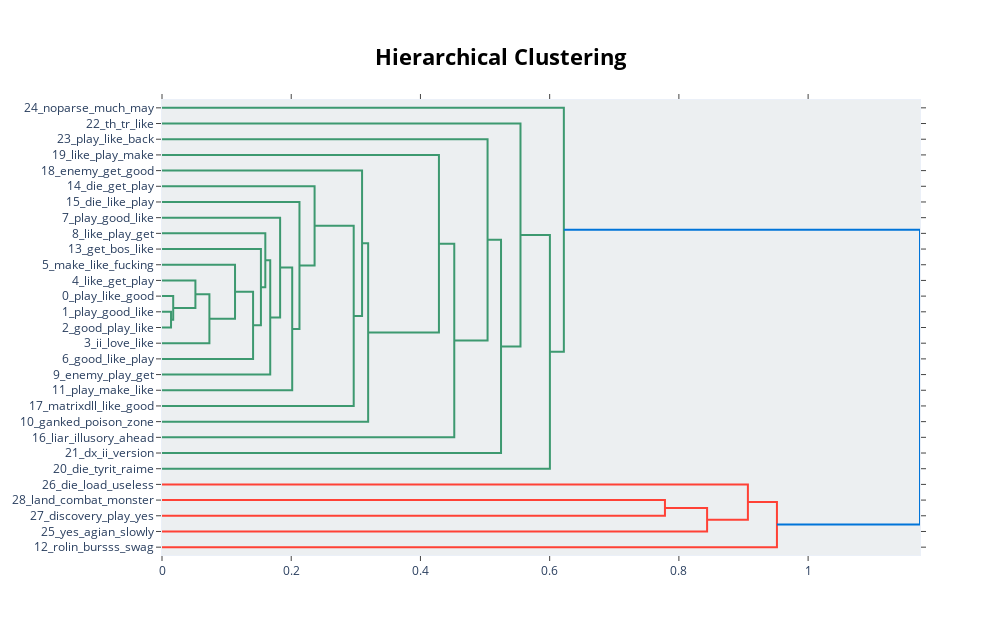

This figure's notebook cell:
### Code cell
topic_model.visualize_hierarchy()

### Figure 1 — Plotly figure (JSON) as saved in the notebook; plotly's stock layout.template omitted (floating-point values rounded to 4 significant figures)
{"data": [{"hoverinfo": "text", "marker": {"color": "rgb(61,153,112)"}, "mode": "lines", "type": "scatter", "x": [0, 0.01398, 0.01398, 0], "xaxis": "x", "y": [-135, -135, -145, -145], "yaxis": "y"}, {"hoverinfo": "text", "marker": {"color": "rgb(61,153,112)"}, "mode": "lines", "type": "scatter", "x": [0, 0.01734, 0.01734, 0.01398], "xaxis": "x", "y": [-125, -125, -140, -140], "yaxis": "y"}, {"hoverinfo": "text", "marker": {"color": "rgb(61,153,112)"}, "mode": "lines", "type": "scatter", "x": [0, 0.05171, 0.05171, 0.01734], "xaxis": "x", "y": [-115, -115, -132.5, -132.5], "yaxis": "y"}, {"hoverinfo": "text", "marker": {"color": "rgb(61,153,112)"}, "mode": "lines", "type": "scatter", "x": [0.05171, 0.07338, 0.07338, 0], "xaxis": "x", "y": [-123.8, -123.8, -155, -155], "yaxis": "y"}, {"hoverinfo": "text", "marker": {"color": "rgb(61,153,112)"}, "mode": "lines", "type": "scatter", "x": [0, 0.113, 0.113, 0.07338], "xaxis": "x", "y": [-105, -105, -139.4, -139.4], "yaxis": "y"}, {"hoverinfo": "text", "marker": {"color": "rgb(61,153,112)"}, "mode": "lines", "type": "scatter", "x": [0.113, 0.141, 0.141, 0], "xaxis": "x", "y": [-122.2, -122.2, -165, -165], "yaxis": "y"}, {"hoverinfo": "text", "marker": {"color": "rgb(61,153,112)"}, "mode": "lines", "type": "scatter", "x": [0, 0.1531, 0.1531, 0.141], "xaxis": "x", "y": [-95, -95, -143.6, -143.6], "yaxis": "y"}, {"hoverinfo": "text", "marker": {"color": "rgb(61,153,112)"}, "mode": "lines", "type": "scatter", "x": [0, 0.1599, 0.1599, 0.1531], "xaxis": "x", "y": [-85, -85, -119.3, -119.3], "yaxis": "y"}, {"hoverinfo": "text", "marker": {"color": "rgb(61,153,112)"}, "mode": "lines", "type": "scatter", "x": [0.1599, 0.1675, 0.1675, 0], "xaxis": "x", "y": [-102.1, -102.1, -175, -175], "yaxis": "y"}, {"hoverinfo": "text", "marker": {"color": "rgb(61,153,112)"}, "mode": "lines", "type": "scatter", "x": [0, 0.1828, 0.1828, 0.1675], "xaxis": "x", "y": [-75, -75, -138.6, -138.6], "yaxis": "y"}, {"hoverinfo": "text", "marker": {"color": "rgb(61,153,112)"}, "mode": "lines", "type": "scatter", "x": [0.1828, 0.2015, 0.2015, 0], "xaxis": "x", "y": [-106.8, -106.8, -185, -185], "yaxis": "y"}, {"hoverinfo": "text", "marker": {"color": "rgb(61,153,112)"}, "mode": "lines", "type": "scatter", "x": [0, 0.2128, 0.2128, 0.2015], "xaxis": "x", "y": [-65, -65, -145.9, -145.9], "yaxis": "y"}, {"hoverinfo": "text", "marker": {"color": "rgb(61,153,112)"}, "mode": "lines", "type": "scatter", "x": [0, 0.2362, 0.2362, 0.2128], "xaxis": "x", "y": [-55, -55, -105.4, -105.4], "yaxis": "y"}, {"hoverinfo": "text", "marker": {"color": "rgb(61,153,112)"}, "mode": "lines", "type": "scatter", "x": [0.2362, 0.2967, 0.2967, 0], "xaxis": "x", "y": [-80.22, -80.22, -195, -195], "yaxis": "y"}, {"hoverinfo": "text", "marker": {"color": "rgb(61,153,112)"}, "mode": "lines", "type": "scatter", "x": [0, 0.3096, 0.3096, 0.2967], "xaxis": "x", "y": [-45, -45, -137.6, -137.6], "yaxis": "y"}, {"hoverinfo": "text", "marker": {"color": "rgb(61,153,112)"}, "mode": "lines", "type": "scatter", "x": [0.3096, 0.3191, 0.3191, 0], "xaxis": "x", "y": [-91.31, -91.31, -205, -205], "yaxis": "y"}, {"hoverinfo": "text", "marker": {"color": "rgb(61,153,112)"}, "mode": "lines", "type": "scatter", "x": [0, 0.4286, 0.4286, 0.3191], "xaxis": "x", "y": [-35, -35, -148.2, -148.2], "yaxis": "y"}, {"hoverinfo": "text", "marker": {"color": "rgb(61,153,112)"}, "mode": "lines", "type": "scatter", "x": [0.4286, 0.4524, 0.4524, 0], "xaxis": "x", "y": [-91.58, -91.58, -215, -215], "yaxis": "y"}, {"hoverinfo": "text", "marker": {"color": "rgb(61,153,112)"}, "mode": "lines", "type": "scatter", "x": [0, 0.5039, 0.5039, 0.4524], "xaxis": "x", "y": [-25, -25, -153.3, -153.3], "yaxis": "y"}, {"hoverinfo": "text", "marker": {"color": "rgb(61,153,112)"}, "mode": "lines", "type": "scatter", "x": [0.5039, 0.5247, 0.5247, 0], "xaxis": "x", "y": [-89.14, -89.14, -225, -225], "yaxis": "y"}, {"hoverinfo": "text", "marker": {"color": "rgb(61,153,112)"}, "mode": "lines", "type": "scatter", "x": [0, 0.5548, 0.5548, 0.5247], "xaxis": "x", "y": [-15, -15, -157.1, -157.1], "yaxis": "y"}, {"hoverinfo": "text", "marker": {"color": "rgb(61,153,112)"}, "mode": "lines", "type": "scatter", "x": [0.5548, 0.6004, 0.6004, 0], "xaxis": "x", "y": [-86.04, -86.04, -235, -235], "yaxis": "y"}, {"hoverinfo": "text", "marker": {"color": "rgb(61,153,112)"}, "mode": "lines", "type": "scatter", "x": [0, 0.622, 0.622, 0.6004], "xaxis": "x", "y": [-5, -5, -160.5, -160.5], "yaxis": "y"}, {"hoverinfo": "text", "marker": {"color": "rgb(255,65,54)"}, "mode": "lines", "type": "scatter", "x": [0, 0.7784, 0.7784, 0], "xaxis": "x", "y": [-255, -255, -265, -265], "yaxis": "y"}, {"hoverinfo": "text", "marker": {"color": "rgb(255,65,54)"}, "mode": "lines", "type": "scatter", "x": [0.7784, 0.8437, 0.8437, 0], "xaxis": "x", "y": [-260, -260, -275, -275], "yaxis": "y"}, {"hoverinfo": "text", "marker": {"color": "rgb(255,65,54)"}, "mode": "lines", "type": "scatter", "x": [0, 0.9068, 0.9068, 0.8437], "xaxis": "x", "y": [-245, -245, -267.5, -267.5], "yaxis": "y"}, {"hoverinfo": "text", "marker": {"color": "rgb(255,65,54)"}, "mode": "lines", "type": "scatter", "x": [0.9068, 0.9518, 0.9518, 0], "xaxis": "x", "y": [-256.2, -256.2, -285, -285], "yaxis": "y"}, {"hoverinfo": "text", "marker": {"color": "rgb(0,116,217)"}, "mode": "lines", "type": "scatter", "x": [0.622, 1.173, 1.173, 0.9518], "xaxis": "x", "y": [-82.76, -82.76, -270.6, -270.6], "yaxis": "y"}], "layout": {"autosize": false, "height": 635, "hoverlabel": {"bgcolor": "white", "font": {"family": "Rockwell", "size": 16}}, "hovermode": "closest", "plot_bgcolor": "#ECEFF1", "showlegend": false, "title": {"font": {"color": "Black", "size": 22}, "text": "<b>Hierarchical Clustering</b>", "x": 0.5, "xanchor": "center", "yanchor": "top"}, "width": 1000, "xaxis": {"mirror": "allticks", "rangemode": "tozero", "showgrid": false, "showline": true, "showticklabels": true, "ticks": "outside", "type": "linear", "zeroline": false}, "yaxis": {"mirror": "allticks", "range": [-290, 0], "rangemode": "tozero", "showgrid": false, "showline": true, "showticklabels": true, "tickmode": "array", "ticks": "outside", "ticktext": ["24_noparse_much_may", "22_th_tr_like", "23_play_like_back", "19_like_play_make", "18_enemy_get_good", "14_die_get_play", "15_die_like_play", "7_play_good_like", "8_like_play_get", "13_get_bos_like", "5_make_like_fucking", "4_like_get_play", "0_play_like_good", "1_play_good_like", "2_good_play_like", "3_ii_love_like", "6_good_like_play", "9_enemy_play_get", "11_play_make_like", "17_matrixdll_like_good", "10_ganked_poison_zone", "16_liar_illusory_ahead", "21_dx_ii_version", "20_die_tyrit_raime", "26_die_load_useless", "28_land_combat_monster", "27_discovery_play_yes", "25_yes_agian_slowly", "12_rolin_bursss_swag"], "tickvals": [-5, -15, -25, -35, -45, -55, -65, -75, -85, -95, -105, -115, -125, -135, -145, -155, -165, -175, -185, -195, -205, -215, -225, -235, -245, -255, -265, -275, -285], "type": "linear", "zeroline": false}}}
